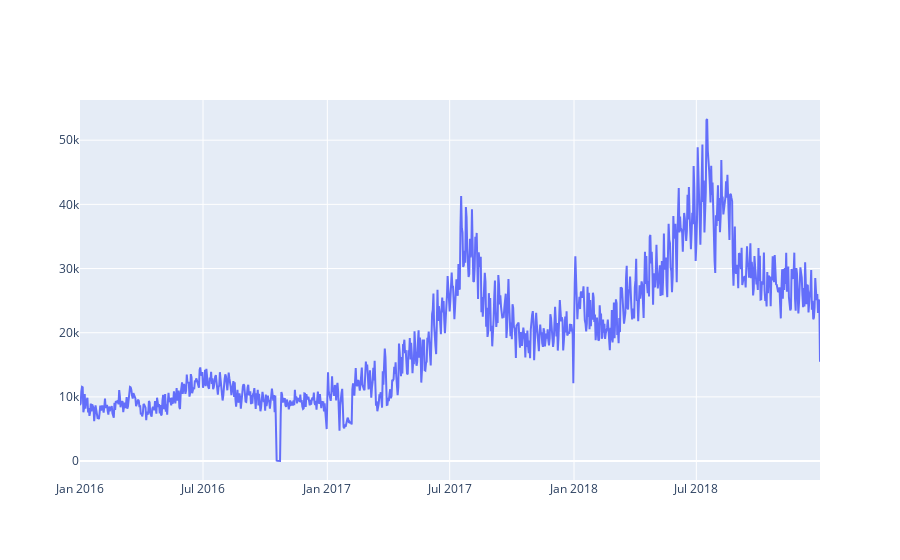

Notebook code cell kept with this figure:
### Markdown cell above
# mobile_web Анализ

### Code cell
dataset = pd.DataFrame()
dataset = data_sample_2[data_sample_2["host"] == 'mobile_web']

dataset=dataset[['searches']]

plotly_df(dataset)

### Figure 1 — Plotly figure (JSON) as saved in the notebook; plotly's stock layout.template omitted (floating-point values rounded to 4 significant figures; data arrays with more than 128 entries replaced by an {"elided": "..."} marker saying what was removed)
{"data": [{"mode": "lines", "name": "searches", "type": "scatter", "x": {"elided": "1096 str values"}, "y": {"elided": "1096 int values"}}], "layout": {"title": {"text": ""}}}
